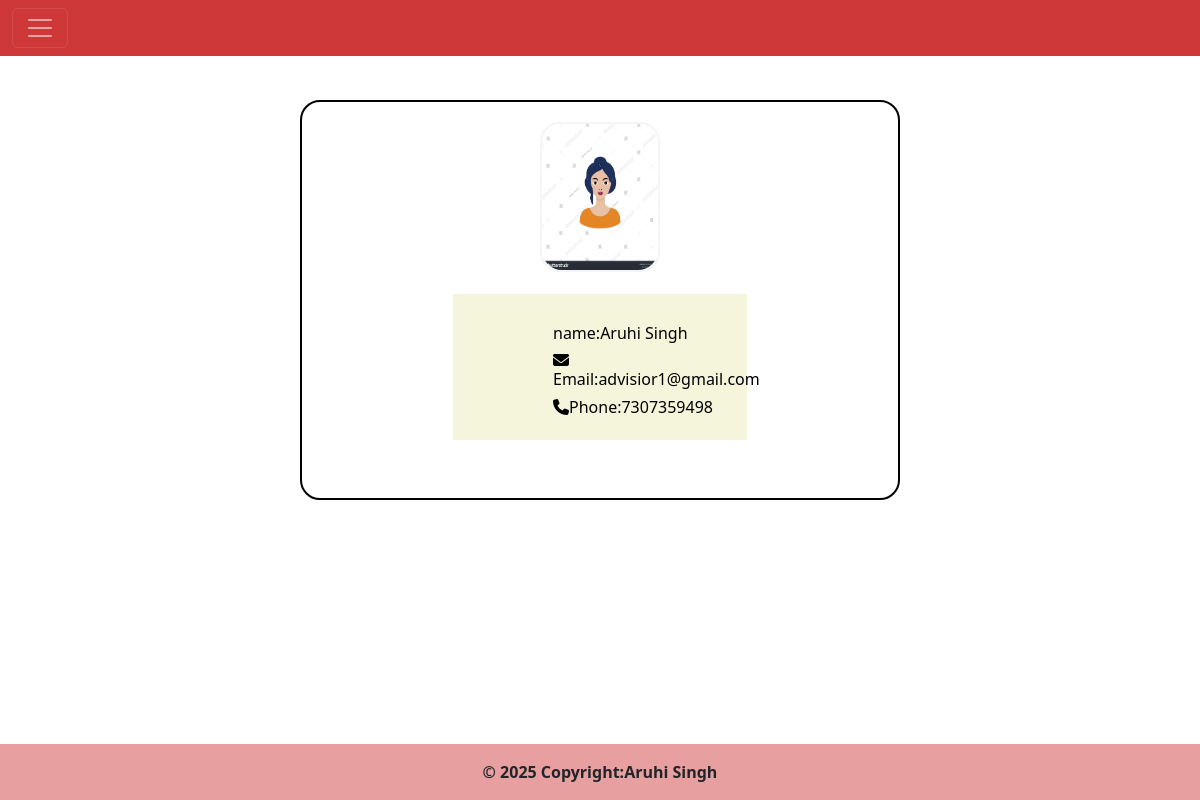
Screenshot of /advisor_home/ (signed in) with the database file from the repository.
### legal_app/models.py (models this page shows)
class LegalAdvisor(models.Model):
    name=models.CharField(max_length=50,null=False)
    email=models.EmailField(max_length=50,null=False,primary_key=True)
    password=models.CharField(max_length=50,default="")
    phone=models.CharField(max_length=13,null=False)
    qualification=models.CharField(max_length=70)
    profile_pic=models.FileField(upload_to="advisor_pic/",default="")
    experience=models.CharField(max_length=80,null=False)
    skills=models.CharField(max_length=80,null=False)
    service_type=models.CharField(max_length=100,null=False)

### legal_app/advisor_views.py (the view)
# urls.py: path("advisor_home/",advisor_views.advisor_home,name='advisor_home'),
def advisor_home(request):
        if request.method=="GET":
            user_email=request.session["web_key"]
            adv_obj=LegalAdvisor.objects.get(email=user_email) # it will return a single object
            adv_dict={"adv_key":adv_obj}
        return render(render,"legal_app/advisor/advisor_home.html",adv_dict)

### legal_app/templates/legal_app/Advisor/advisor_home.html (shortened to what this page needs)
<!DOCTYPE html>
{% load static %}
<html lang="en">
<head>
    {% include 'legal_app/common/common_css.html' %}
</head>
<body>
    {% include 'legal_app/advisor/advisor_header.html' %}
    <div class="main-div">
        <div class="flex-container">
            <div class="image-div">
                <img src="/media/{{adv_key.profile_pic}}" alt="">
            </div>
            <div class="profile-div">
                <h6>name:{{adv_key.name}}</h6>
                <h6><i class="fa-solid fa-envelope"></i>Email:{{adv_key.email}}</h6>
                <h6><i class="fa-solid fa-phone"></i>Phone:{{adv_key.phone}}</h6>
            </div>
        </div>
    </div>
    {% include 'legal_app/common/footer.html' %}
</body>
</html>

### legal_app/static/legaL_app/css/style.css (style rules this page uses)
body,html { min-height:100vh; display:flex; flex-direction:column; }
.main-div { flex:1; }
* { box-sizing: border-box; }

### legal_app/templates/legal_app/Advisor/advisor_home.html (style rules this page uses)
.flex-container { width:50%; height:400px; flex-direction:column; margin:auto; margin-top:100px; padding:20px 0px 0px 0px; border:2px solid black; border-radius:20px; }
.image-div { width:20%; height:150px; border:2px solid whitesmoke; border-radius:20px; margin:auto; margin-bottom:20px; }
.image-div img { width:100%; height:100%; border-radius:20px; }
.profile-div { width:50%; height:150px; border:2px solid white; margin:auto; padding:30px 0px 0px 0px; background-color:beige; }
h6 { color:black; margin-left:100px; }

### rows the page displays
LegalAdvisor: profile_pic (picture), name "Aruhi Singh", email "advisior1@gmail.com", phone "7307359498"
